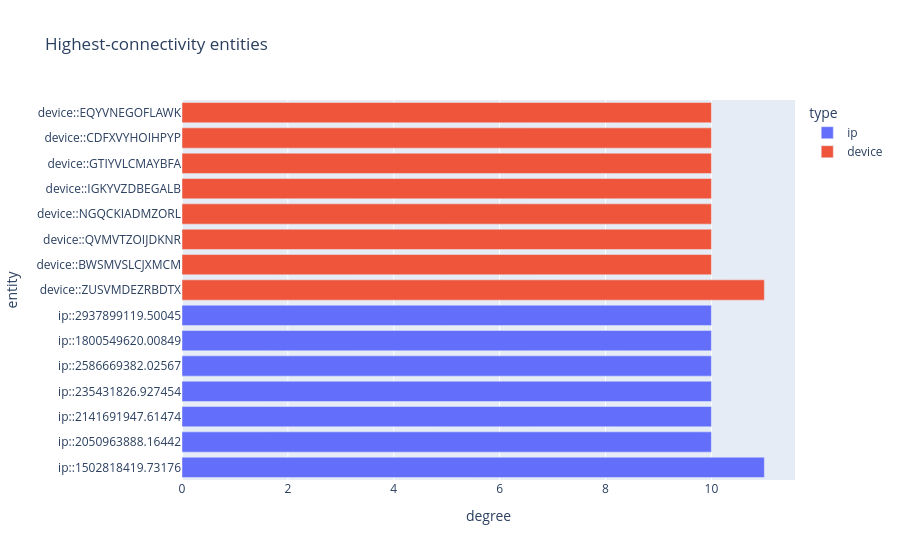

Notebook code cell kept with this figure:
### Markdown cell above
## 2. Network structure

### Code cell
nt=pd.Series(nx.get_node_attributes(G,"node_type")).value_counts().rename_axis("node_type").to_frame("nodes"); display(nt); deg=pd.DataFrame([(n,G.degree(n),G.nodes[n].get("node_type")) for n in G if G.nodes[n].get("node_type")!="transaction"],columns=["entity","degree","type"]).sort_values("degree",ascending=False); display(deg.head(25)); px.bar(deg.head(15),x="degree",y="entity",color="type",orientation="h",title="Highest-connectivity entities").show()

### Figure 1 — Plotly figure (JSON) as saved in the notebook; plotly's stock layout.template omitted (floating-point values rounded to 4 significant figures)
{"data": [{"hovertemplate": "type=ip<br>degree=%{x}<br>entity=%{y}<extra></extra>", "legendgroup": "ip", "marker": {"color": "#636efa", "pattern": {"shape": ""}}, "name": "ip", "orientation": "h", "showlegend": true, "textposition": "auto", "type": "bar", "x": [11, 10, 10, 10, 10, 10, 10], "xaxis": "x", "y": ["ip::1502818419.73176", "ip::2050963888.16442", "ip::2141691947.61474", "ip::235431826.927454", "ip::2586669382.02567", "ip::1800549620.00849", "ip::2937899119.50045"], "yaxis": "y"}, {"hovertemplate": "type=device<br>degree=%{x}<br>entity=%{y}<extra></extra>", "legendgroup": "device", "marker": {"color": "#EF553B", "pattern": {"shape": ""}}, "name": "device", "orientation": "h", "showlegend": true, "textposition": "auto", "type": "bar", "x": [11, 10, 10, 10, 10, 10, 10, 10], "xaxis": "x", "y": ["device::ZUSVMDEZRBDTX", "device::BWSMVSLCJXMCM", "device::QVMVTZOIJDKNR", "device::NGQCKIADMZORL", "device::IGKYVZDBEGALB", "device::GTIYVLCMAYBFA", "device::CDFXVYHOIHPYP", "device::EQYVNEGOFLAWK"], "yaxis": "y"}], "layout": {"barmode": "relative", "legend": {"title": {"text": "type"}, "tracegroupgap": 0}, "title": {"text": "Highest-connectivity entities"}, "xaxis": {"anchor": "y", "domain": [0, 1], "title": {"text": "degree"}}, "yaxis": {"anchor": "x", "domain": [0, 1], "title": {"text": "entity"}}}}
